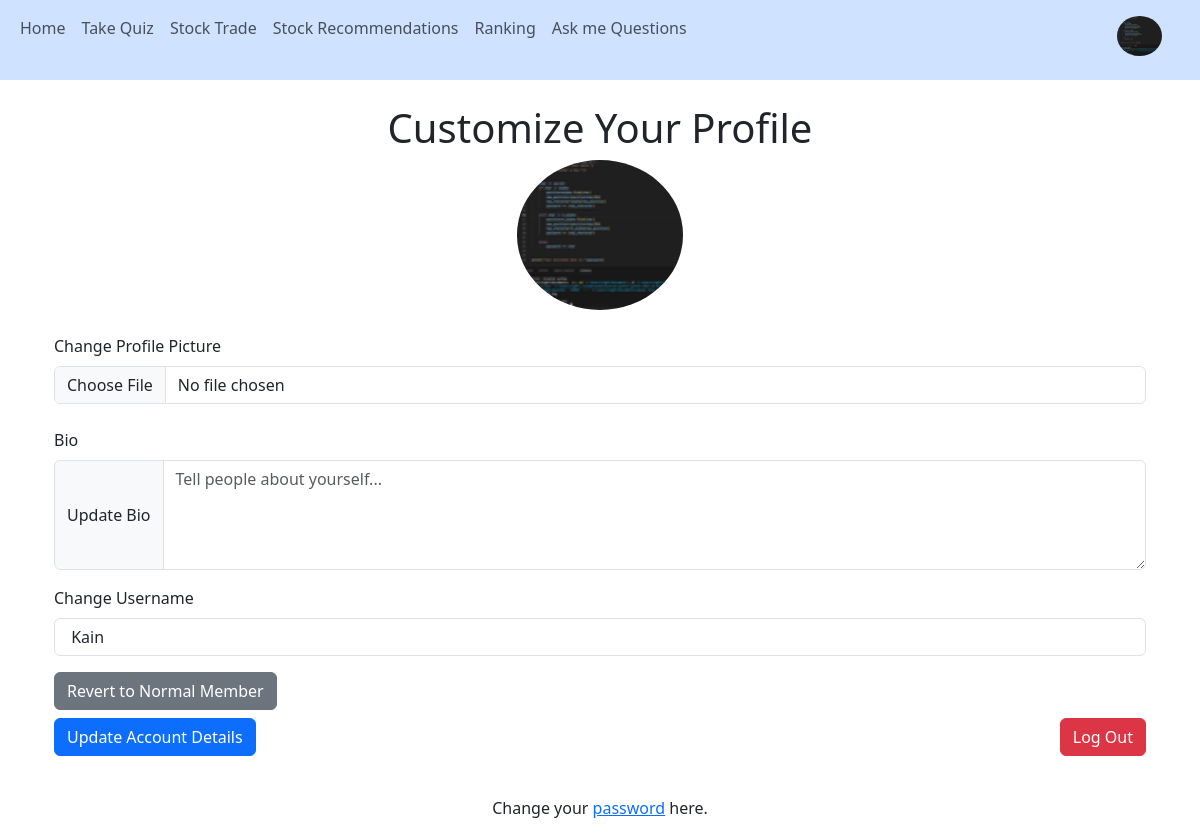
Page /views/profile (signed in) on the committed database.
### user/models.py (models this page shows, shortened)
class User(db.Model, UserMixin):
    id = db.Column(db.Integer, primary_key=True)
    email = db.Column(db.String(200), unique=True, nullable=False)
    username = db.Column(db.String(100), unique=True, nullable=False)
    password = db.Column(db.String(100), nullable=False)
    cash = db.Column(db.Float, default=1000.0)
    is_vip = db.Column(db.Boolean, default=False)
    bio = db.Column(db.String(200), default=None)
    profile_pic = db.Column(db.String(200), default="default_pfp.png")

### user/views.py (the view, shortened to what this page needs)
@views.route('/profile', methods=["GET", "POST"])
@login_required
def profile():
    return render_template('profile.html',
                           current_page="profile",
                           current_profile_pic=current_user.profile_pic,
                           current_bio=current_user.bio,
                           current_username=current_user.username,
                           is_vip=current_user.is_vip)

### user/templates/profile.html (shortened to what this page needs)
<!DOCTYPE html>
{% extends 'layout.html' %}
 {% block content %}
<div class="container">
  <h1 class="text-center mt-2 mb-2">Customize Your Profile</h1>
  <div class="text-center">
    {% if current_profile_pic != 'default_pfp.png' %}
      <img src="{{ url_for('static', filename='assets/images/user_uploads/' + current_profile_pic) }}" alt="User Profile Picture" height="150"
      class="pro-img rounded-circle">
    {% else %}
      <img src="{{ url_for('static', filename='assets/images/default_pfp.png') }}" alt="Default Profile Pic" height="150"
      class="pro-img rounded-circle">
    {% endif %}
  </div>
  <form method="POST" enctype="multipart/form-data">
    <div class="form-group mt-4 mb-2">
      {% if current_profile_pic == 'default_pfp.png' %}
      <label for="profile_pic" class="form-label col-form-label-lg" >Upload a Profile Picture</label>
      {% else %}
      <label for="profile_pic" class="form-label">Change Profile Picture</label>
      {% endif %}
      <div class="input-group mb-3">
        <input type="file" class="form-control" accept=".jpg, .png" name="profile_pic"/>
      </div>
    </div>
    <div class="form-group mt-4 mb-2">
      <label for="bio" class="form-label">Bio</label>
      <div class="input-group">
        <span class="input-group-text" for="bio">Update Bio</span>
        <textarea class="form-control" for="bio" id="bio" name="bio" placeholder="Tell people about yourself..." cols="3" rows="4">{% if current_bio %}{{current_bio}}{% endif %}</textarea>
      </div>
      <div class="form-group mt-3">
        <label for="username" class="form-label">Change Username</label>
        <input type="text" name="username" id="username" class="form-control" value="{% if current_username %} {{current_username}} {% endif %}" >
      </div>
    </div>
    <button type="submit" name="toggle_vip" class="btn {% if is_vip %}btn-secondary{% else %}btn-warning{% endif %} mt-2">
      {% if is_vip %}Revert to Normal Member{% else %}Upgrade to VIP{% endif %}
    </button>
    <p>
    <button class="btn btn-primary mt-2 mb-4" type="submit">Update Account Details</button>
    <button href="{{ url_for('views.logout') }}" class="btn btn-danger float-end mt-2">Log Out</button>
  </p>
    <p class="text-center">
      Change your
      <a href="{{ url_for('views.change_password') }}">password</a> here.
    </p>
  </form>
</div>
{% endblock %}

### user/templates/layout.html (shortened to what this page needs)
<!DOCTYPE html>
<html lang="en">
<head>
    <link href="https://cdn.jsdelivr.net/npm/bootstrap@5.3.3/dist/css/bootstrap.min.css"
          rel="stylesheet"
>
</head>
<body>
<nav class="navbar navbar-expand-lg bg-body-tertiary bg-primary-subtle">
    <div class="container-fluid">
        <div class="collapse navbar-collapse" id="navbarNav">
            <ul class="navbar-nav">
                {% if current_user.is_authenticated %}
                    {% if current_user.is_vip %}
                        <li class="nav-item">
                            <a class="nav-link {% if current_page == 'home' %}active{% endif %}"
                               href="{{ url_for('trade.home') }}">Home</a>
                        </li>
                        <li class="nav-item">
                            <a class="nav-link {% if current_page == 'quiz' %}active{% endif %}"
                               href="{{ url_for('quiz.quiz_page') }}">Take Quiz</a>
                        </li>
                        <li class="nav-item">
                            <a class="nav-link {% if current_page == 'stocktrade' %}active{% endif %}"
                               href="{{ url_for('trade.stocktrade') }}">Stock Trade</a>
                        </li>
                        <li class="nav-item">
                            <a class="nav-link {% if current_page == 'recommendations' %}active{% endif %}"
                               href="{{ url_for('trade.recommendations') }}">Stock Recommendations</a>
                        </li>
                        <li class="nav-item">
                            <a class="nav-link" href="{{url_for('rank.ranking')}}">Ranking</a>
                        </li>
                        <li class="nav-item">
                            <a class="nav-link {% if current_page == 'chat' %}active{% endif %}"
                               href="{{ url_for('chatbot.chat') }}">Ask me Questions</a>&nbsp;&nbsp;&nbsp;&nbsp;&nbsp;&nbsp;&nbsp;&nbsp;&nbsp;&nbsp;&nbsp;&nbsp;&nbsp;&nbsp;&nbsp;&nbsp;
                        </li>
                    {% endif %}
                    <li class="nav-item ms-auto">
                        <a href="{{ url_for('views.profile') }}" class="nav-link">
                            <img src="{{ url_for('static', filename='assets/images/user_uploads/' + current_profile_pic) }}"
                                 alt="User Profile Picture" height="40" class="pro-img rounded-circle">
                        </a>
                    </li>
                {% endif %}
            </ul>
        </div>
    </div>
</nav>
<div class="container mt-4">
    {% block content %}{% endblock %}
</div>
</body>
</html>

### rows in the picture
User: profile_pic (picture), username "Kain"
